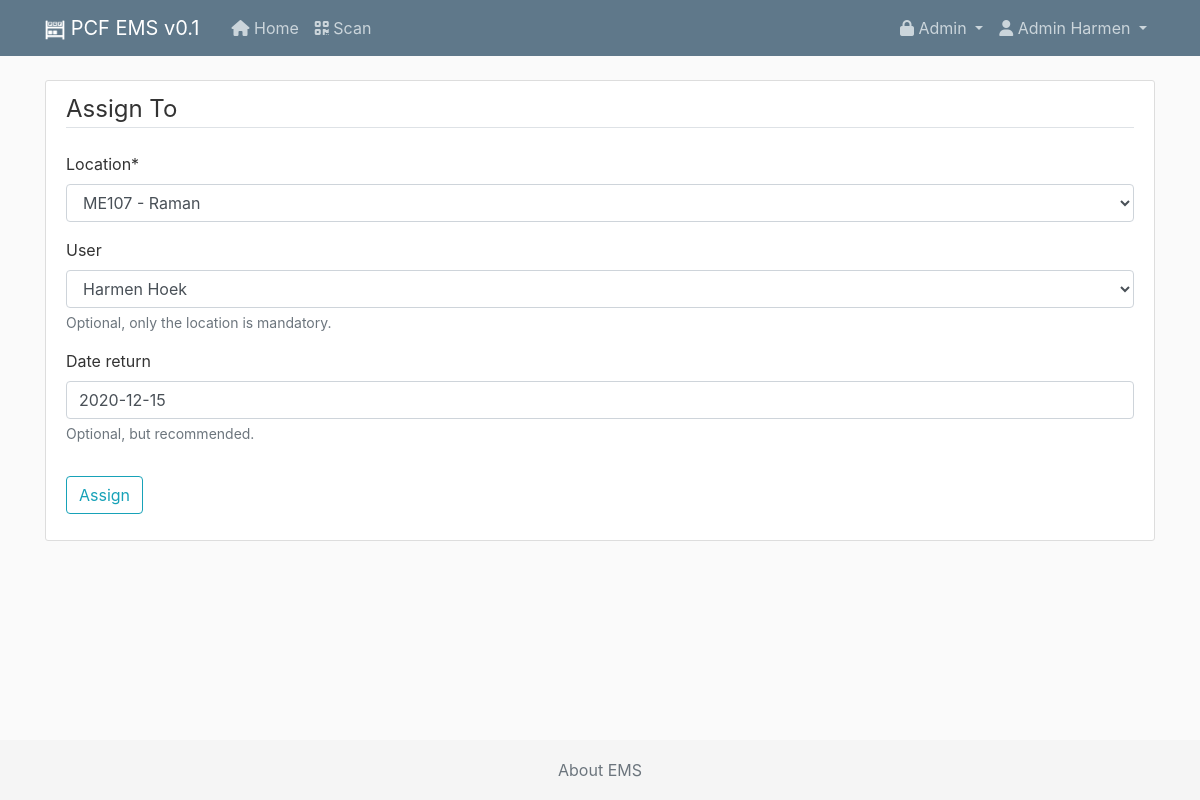
The page /item/1/assign/new (signed in) on the database as committed earlier.
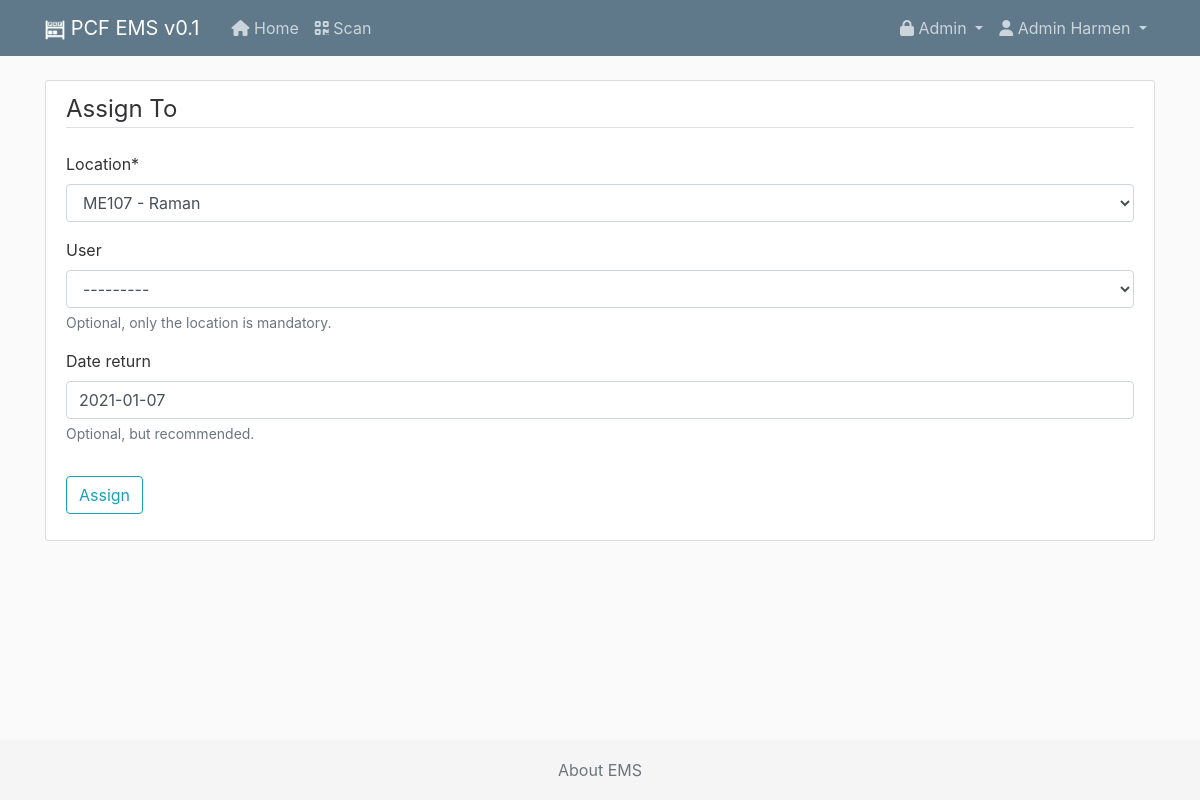
The same page on the database as committed later.
### ems/models.py (models this page shows, shortened)
class Item(models.Model):  # inherit from models, all fields below
    qrid = models.SlugField(max_length=10, null=True, blank=True)
    brand = models.CharField(max_length=100)
    model = models.CharField(max_length=100)
    serial = models.CharField(max_length=100, null=True, blank=True)
    category = models.ForeignKey(Category, on_delete=models.SET_DEFAULT, default='uncategorized', help_text='New categories can be added in Admin/Manage/Categories.')
    description = models.TextField()  # longer than CharField, unrestricted text.
    purchased_by = models.ForeignKey(User, on_delete=models.SET_NULL, null=True, blank=True, related_name="purchaseduser", limit_choices_to={'is_superuser': False})
    purchased_on = models.DateField(default="", null=True, blank=True)
    purchased_price = models.DecimalField(decimal_places=2, max_digits=10, null=True, blank=True)
    warranty = models.BooleanField(default=False)
    warranty_expiration = models.DateField(null=True, blank=True)
    next_service_date = models.DateField(null=True, blank=True)
    storage_location = models.ForeignKey(Cabinet, on_delete=models.SET_NULL, default="", null=True, blank=True, help_text='New storage locations can be added in Admin/Manage/Locations.')
    added_by = models.ForeignKey(User, on_delete=models.SET_NULL, null=True,
                                 related_name="addeduser", limit_choices_to={'is_superuser': False})  # related_name is needed since the reverse releationship (user->item, which we don't need at at all) needs a unique name.
    updated_by = models.ForeignKey(User, on_delete=models.SET_NULL, null=True,
                                 related_name="updateduser", limit_choices_to={'is_superuser': False})
    added_on = models.DateTimeField(default=timezone.now)
    last_scanned = models.DateTimeField(default=timezone.now, null=True, blank=True)  # TODO link to model and add to history.
    status = models.BooleanField(default=True) #True is in storage (item is free), False is in use (assigned to)
    location = models.ForeignKey(Setup, on_delete=models.SET_NULL, null=True)
    user = models.ForeignKey(User, on_delete=models.SET_NULL, null=True, blank=True, related_name="itemuser", limit_choices_to={'is_superuser': False}, help_text="Optional, only the location is mandatory.")
    date_inuse = models.DateField(null=True, blank=True)
    date_return = models.DateField(null=True, blank=True, help_text="Optional, but recommended.")
    flag = models.ForeignKey(Flag, on_delete=models.SET_NULL, null=True, blank=True)
    image = models.ImageField(default='default.png', upload_to='item_pics', blank=True, null=True)
    image2 = models.ImageField(upload_to='item_pics', blank=True, null=True)
    history = HistoricalRecords() # excluded_fields=['pub_date']

### ems/views.py (the view, shortened to what this page needs)
# urls.py: path('item/<int:pk>/assign/new', AssignCreateView.as_view(), name='item-assign'),
class AssignCreateView(SuccessMessageMixin, LoginRequiredMixin, UpdateView):
    model = Item
    form_class = AssignForm  # needed to add date selector widget
    success_message = "Item <b>%(brand)s %(model)s (%(qrid)s)</b> was assigned to user <b>%(user)s</b> at location <b>%(location)s</b> successfully."
    template_name = 'ems/assign_create.html'

### ems/forms.py
class AssignForm(forms.ModelForm):  # added to include date selector widget
    class Meta:
        model = Item
        fields = ['location', 'user', 'date_return']
        widgets = {
            'date_return': DatePickerInput(format='%Y-%m-%d'),
        }

### ems/models.py (called while the page is built)
def get_first_name(self):
    return f'{self.first_name} {self.last_name}'

    def __str__(self):
        return f"{self.lab.number} - {self.name}"

### ems/templates/ems/assign_create.html (shortened to what this page needs)
{% extends "ems/base.html" %}
{% load crispy_forms_tags %}
{% block content %}
   <div class="content-section">
      <form method="POST" enctype="multipart/form-data">
           <fieldset class="form-group">
               <legend class="border-bottom mb-4">Assign To</legend>
               {{ form|crispy }}
           </fieldset>
           <div class="form-group">
               <button class="btn btn-outline-info" type="submit">Assign</button>
           </div>
       </form>
   </div>
{% endblock content %}

Rows that differ between the two databases and show on the page:
changed Item "ME107 - Raman": user "Harmen Hoek" → "---------"; date_return "2020-12-15" → "2021-01-07"
